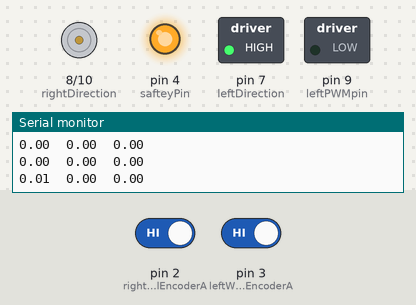
A sketch run on a simulated Arduino Uno, built with avr-gcc and run on an emulated ATmega328P. On the bench: direction and speed pins drawn as motors (green arrow = direction pin HIGH = forward, orange = LOW = backward, longer = more drive), switched loads named in the sketch (green lamp = pin HIGH), output pins drawn as LEDs (lit = HIGH), the last lines printed to the serial monitor. Inputs (shaded band) come from the test bench; at power-on: pin 2 (rightWheelEncoderA) HIGH, pin 3 (leftWheelEncoderA) HIGH.

Above: at 0.1 s.
At 1.1 s:
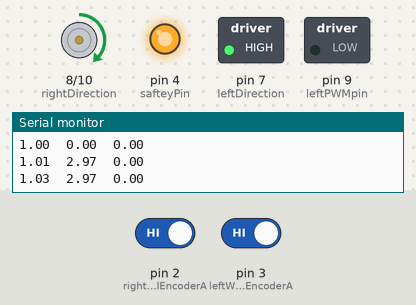
Timing chart, 0 to 4.5 s (numbered marks = the images above):
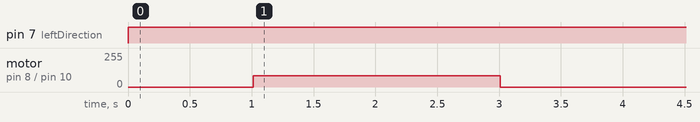

The sketch:

Kp_and_sigma.ino
```cpp
// CODE WRITTEN BY BENJAMIN SMITH
// This code will read the state of the encoders through the interupts.


#include "DualMC33926MotorShield.h"

DualMC33926MotorShield md;


#define rightWheelEncoderA 2
#define rightWheelEncoderB 6

#define leftWheelEncoderA 3
#define leftWheelEncoderB 5

#define rightPWMpin 10
#define leftPWMpin 9
#define rightDirection 8
#define leftDirection 7
#define safteyPin 4

#define wheelRadius 0.06
#define clankerWidth 0.15


// GLOBAL VARS
bool LAST_R_A;
bool LAST_L_A;
int RIGHTWHEELCOUNTS = 0;
int LEFTWHEELCOUNTS = 0;


void setup() {

  Serial.begin(9600);
  pinMode(rightWheelEncoderA, INPUT);
  pinMode(rightWheelEncoderB, INPUT);
  pinMode(leftWheelEncoderA, INPUT);
  pinMode(leftWheelEncoderB, INPUT);
  pinMode(rightPWMpin, OUTPUT);
  pinMode(leftPWMpin, OUTPUT);
  pinMode(rightDirection, OUTPUT);
  pinMode(leftDirection, OUTPUT);
  pinMode(safteyPin, OUTPUT);

  //Initial encoder values
  bool LAST_R_A = digitalRead(rightWheelEncoderA);
  bool LAST_L_A = digitalRead(leftWheelEncoderA);

  attachInterrupt(digitalPinToInterrupt(rightWheelEncoderA), rightEncoderInterupt, CHANGE);
  attachInterrupt(digitalPinToInterrupt(leftWheelEncoderA), leftEncoderInterupt, CHANGE);


  //Initialise motor drivers
  digitalWrite(safteyPin, HIGH);


}

void loop() {
  long currentTime = millis();
  long lastTime = 0;

  //wheel angular position
  float leftWheelPos = 0;
  float rightWheelPos = 0;
  float leftWheelLastPos = 0;
  float rightWheelLastPos = 0;

  //wheel angular velocity
  float leftWheelSpeed = 0;
  float rightWheelSpeed = 0;

  //wheel position
  float leftDistance = 0;
  float rightDistance = 0;
  float centerDistance = 0;

  //clanker orientation
  float phi = 0;
  float xPos = 0;
  float yPos = 0;

  //Clanker Outputs
  float rightPWM = 0;
  float leftPWM = 0;


  //clanker targets
  float targetSpeed = 6.28;

  //Control Constants
  float rightKp = 5;
  float leftKp = 5;

  while (true)
  {
    //Wait for next loop
    while(millis() < currentTime){}

    leftWheelPos = (float)LEFTWHEELCOUNTS/1600*6.28;
    rightWheelPos = (float)RIGHTWHEELCOUNTS/1600*6.28;

    leftWheelSpeed = (leftWheelPos - leftWheelLastPos)/0.02;
    rightWheelSpeed = (rightWheelPos - rightWheelLastPos)/0.02;


    if (millis() < 1000)
      rightPWM = 0;
    else if (millis() < 3000)
      rightPWM = 86;
    else
      rightPWM = 0;


    digitalWrite(leftDirection, HIGH);
    analogWrite(leftPWMpin, leftPWM);
    digitalWrite(rightDirection, HIGH);
    analogWrite(rightPWMpin, rightPWM);


      if (millis() < 3000)
      {
        Serial.print(millis()/1000.0);
        Serial.print('\t');
        Serial.print(rightPWM *0.0345);
        Serial.print('\t');
        Serial.println(rightWheelSpeed);
      }

    //Update all previous values
    leftWheelLastPos = leftWheelPos;
    rightWheelLastPos = rightWheelPos;

    lastTime = currentTime;
    currentTime = lastTime + 1;
  }
}


void rightEncoderInterupt()
{
  //ENCODER SECTON
    bool A = digitalRead(rightWheelEncoderA);
    bool B = digitalRead(rightWheelEncoderB);

    //Dark magic
    if (A != LAST_R_A)
      if(B != A)
      {
        RIGHTWHEELCOUNTS++;
      }
      else
      {
        RIGHTWHEELCOUNTS--;
      }

    // Save prev states
    LAST_R_A = A;
}


void leftEncoderInterupt()
{
  //ENCODER SECTON
    bool A = digitalRead(leftWheelEncoderA);
    bool B = digitalRead(leftWheelEncoderB);

    //Dark magic
    if (A != LAST_L_A)
      if(B != A)
      {
        LEFTWHEELCOUNTS--;
      }
      else
      {
        LEFTWHEELCOUNTS++;
      }

    // Save prev states
    LAST_L_A = A;
}
```

Measured:
- by itself, pin 7 (leftDirection): LOW → HIGH at 0.00 s
- by itself, motor on pin 8 (rightDirection) / pin 10 (rightPWMpin): stopped → forward 86/255 at 1.0 s, → stopped 2.0 s later
